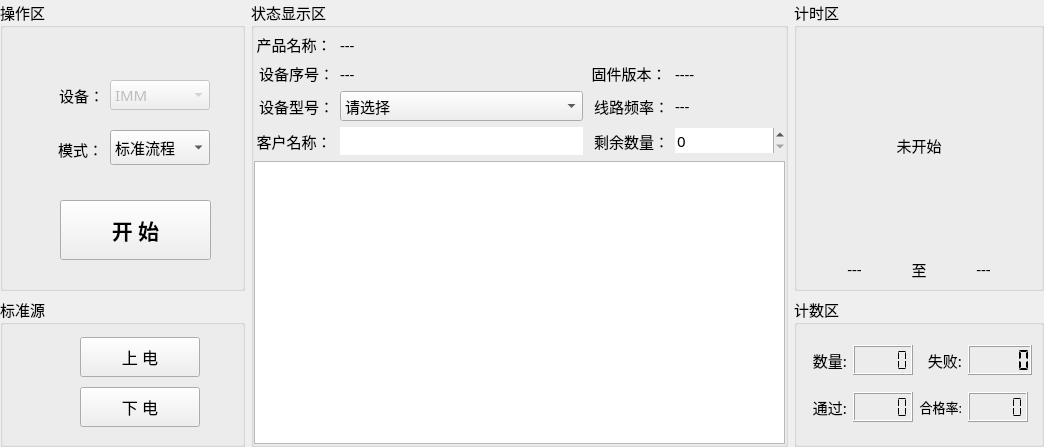
<?xml version="1.0" encoding="UTF-8"?>
<ui version="4.0">
 <class>Home_WorkWid</class>
 <widget class="QWidget" name="Home_WorkWid">
  <property name="geometry">
   <rect>
    <x>0</x>
    <y>0</y>
    <width>1042</width>
    <height>447</height>
   </rect>
  </property>
  <property name="windowTitle">
   <string>Form</string>
  </property>
  <layout class="QGridLayout" name="gridLayout_2">
   <property name="leftMargin">
    <number>0</number>
   </property>
   <property name="topMargin">
    <number>0</number>
   </property>
   <property name="rightMargin">
    <number>0</number>
   </property>
   <property name="bottomMargin">
    <number>0</number>
   </property>
   <item row="0" column="1" rowspan="2">
    <widget class="QGroupBox" name="groupBox_6">
     <property name="font">
      <font>
       <family>微软雅黑</family>
       <pointsize>11</pointsize>
      </font>
     </property>
     <property name="title">
      <string>状态显示区</string>
     </property>
     <layout class="QGridLayout" name="gridLayout_3">
      <property name="leftMargin">
       <number>0</number>
      </property>
      <property name="topMargin">
       <number>5</number>
      </property>
      <property name="rightMargin">
       <number>0</number>
      </property>
      <property name="bottomMargin">
       <number>0</number>
      </property>
      <item row="0" column="0">
       <widget class="QLabel" name="label_33">
        <property name="minimumSize">
         <size>
          <width>0</width>
          <height>20</height>
         </size>
        </property>
        <property name="maximumSize">
         <size>
          <width>80</width>
          <height>30</height>
         </size>
        </property>
        <property name="text">
         <string>产品名称：</string>
        </property>
        <property name="alignment">
         <set>Qt::AlignCenter</set>
        </property>
       </widget>
      </item>
      <item row="0" column="1">
       <widget class="QLabel" name="devLab">
        <property name="minimumSize">
         <size>
          <width>0</width>
          <height>20</height>
         </size>
        </property>
        <property name="text">
         <string>---</string>
        </property>
       </widget>
      </item>
      <item row="1" column="0">
       <widget class="QLabel" name="label_34">
        <property name="minimumSize">
         <size>
          <width>80</width>
          <height>20</height>
         </size>
        </property>
        <property name="maximumSize">
         <size>
          <width>80</width>
          <height>30</height>
         </size>
        </property>
        <property name="text">
         <string>设备序号：</string>
        </property>
        <property name="alignment">
         <set>Qt::AlignRight|Qt::AlignTrailing|Qt::AlignVCenter</set>
        </property>
       </widget>
      </item>
      <item row="1" column="1">
       <widget class="QLabel" name="snLab">
        <property name="minimumSize">
         <size>
          <width>0</width>
          <height>20</height>
         </size>
        </property>
        <property name="text">
         <string>---</string>
        </property>
       </widget>
      </item>
      <item row="1" column="2">
       <widget class="QLabel" name="label_36">
        <property name="minimumSize">
         <size>
          <width>0</width>
          <height>20</height>
         </size>
        </property>
        <property name="maximumSize">
         <size>
          <width>80</width>
          <height>30</height>
         </size>
        </property>
        <property name="text">
         <string>固件版本：</string>
        </property>
        <property name="alignment">
         <set>Qt::AlignCenter</set>
        </property>
       </widget>
      </item>
      <item row="1" column="3">
       <widget class="QLabel" name="verLab">
        <property name="text">
         <string>----</string>
        </property>
       </widget>
      </item>
      <item row="2" column="0">
       <widget class="QLabel" name="label_39">
        <property name="minimumSize">
         <size>
          <width>80</width>
          <height>20</height>
         </size>
        </property>
        <property name="maximumSize">
         <size>
          <width>80</width>
          <height>30</height>
         </size>
        </property>
        <property name="text">
         <string>设备型号：</string>
        </property>
        <property name="alignment">
         <set>Qt::AlignRight|Qt::AlignTrailing|Qt::AlignVCenter</set>
        </property>
       </widget>
      </item>
      <item row="2" column="1">
       <widget class="QComboBox" name="pnBox">
        <item>
         <property name="text">
          <string>请选择</string>
         </property>
        </item>
        <item>
         <property name="text">
          <string>IMM SINGLE PHASE LD 44mm</string>
         </property>
        </item>
        <item>
         <property name="text">
          <string>IMM SINGLE PHASE HD 52mm</string>
         </property>
        </item>
        <item>
         <property name="text">
          <string>IMM THREE PHASE LD 44mm</string>
         </property>
        </item>
        <item>
         <property name="text">
          <string>IMM THREE PHASE HD 52mm</string>
         </property>
        </item>
       </widget>
      </item>
      <item row="2" column="2">
       <widget class="QLabel" name="label_37">
        <property name="minimumSize">
         <size>
          <width>80</width>
          <height>20</height>
         </size>
        </property>
        <property name="maximumSize">
         <size>
          <width>100</width>
          <height>30</height>
         </size>
        </property>
        <property name="layoutDirection">
         <enum>Qt::RightToLeft</enum>
        </property>
        <property name="text">
         <string>线路频率：</string>
        </property>
        <property name="alignment">
         <set>Qt::AlignRight|Qt::AlignTrailing|Qt::AlignVCenter</set>
        </property>
       </widget>
      </item>
      <item row="2" column="3">
       <widget class="QLabel" name="hzLab">
        <property name="maximumSize">
         <size>
          <width>100</width>
          <height>16777215</height>
         </size>
        </property>
        <property name="text">
         <string>---</string>
        </property>
       </widget>
      </item>
      <item row="3" column="0">
       <widget class="QLabel" name="label_35">
        <property name="minimumSize">
         <size>
          <width>0</width>
          <height>20</height>
         </size>
        </property>
        <property name="maximumSize">
         <size>
          <width>80</width>
          <height>30</height>
         </size>
        </property>
        <property name="text">
         <string>客户名称：</string>
        </property>
        <property name="alignment">
         <set>Qt::AlignCenter</set>
        </property>
       </widget>
      </item>
      <item row="3" column="1">
       <widget class="QLineEdit" name="userEdit">
        <property name="frame">
         <bool>false</bool>
        </property>
        <property name="cursorMoveStyle">
         <enum>Qt::LogicalMoveStyle</enum>
        </property>
        <property name="clearButtonEnabled">
         <bool>false</bool>
        </property>
       </widget>
      </item>
      <item row="3" column="2">
       <widget class="QLabel" name="label_38">
        <property name="minimumSize">
         <size>
          <width>80</width>
          <height>20</height>
         </size>
        </property>
        <property name="maximumSize">
         <size>
          <width>100</width>
          <height>30</height>
         </size>
        </property>
        <property name="layoutDirection">
         <enum>Qt::RightToLeft</enum>
        </property>
        <property name="text">
         <string>剩余数量：</string>
        </property>
        <property name="alignment">
         <set>Qt::AlignRight|Qt::AlignTrailing|Qt::AlignVCenter</set>
        </property>
       </widget>
      </item>
      <item row="3" column="3">
       <widget class="QSpinBox" name="cntSpin">
        <property name="minimumSize">
         <size>
          <width>110</width>
          <height>0</height>
         </size>
        </property>
        <property name="focusPolicy">
         <enum>Qt::WheelFocus</enum>
        </property>
        <property name="frame">
         <bool>false</bool>
        </property>
        <property name="correctionMode">
         <enum>QAbstractSpinBox::CorrectToPreviousValue</enum>
        </property>
        <property name="maximum">
         <number>9999</number>
        </property>
        <property name="singleStep">
         <number>100</number>
        </property>
        <property name="stepType">
         <enum>QAbstractSpinBox::DefaultStepType</enum>
        </property>
       </widget>
      </item>
      <item row="4" column="0" colspan="4">
       <widget class="QTextEdit" name="textEdit">
        <property name="enabled">
         <bool>true</bool>
        </property>
        <property name="readOnly">
         <bool>true</bool>
        </property>
       </widget>
      </item>
     </layout>
    </widget>
   </item>
   <item row="0" column="2">
    <widget class="QGroupBox" name="groupBox_1">
     <property name="minimumSize">
      <size>
       <width>250</width>
       <height>150</height>
      </size>
     </property>
     <property name="maximumSize">
      <size>
       <width>260</width>
       <height>300</height>
      </size>
     </property>
     <property name="font">
      <font>
       <family>微软雅黑</family>
       <pointsize>11</pointsize>
      </font>
     </property>
     <property name="title">
      <string>计时区</string>
     </property>
     <layout class="QGridLayout" name="gridLayout">
      <item row="0" column="0" colspan="3">
       <widget class="QLabel" name="timeLab">
        <property name="text">
         <string>未开始</string>
        </property>
        <property name="alignment">
         <set>Qt::AlignCenter</set>
        </property>
       </widget>
      </item>
      <item row="1" column="0">
       <widget class="QLabel" name="startLab">
        <property name="maximumSize">
         <size>
          <width>16777215</width>
          <height>20</height>
         </size>
        </property>
        <property name="text">
         <string>---</string>
        </property>
        <property name="alignment">
         <set>Qt::AlignCenter</set>
        </property>
       </widget>
      </item>
      <item row="1" column="1">
       <widget class="QLabel" name="label_3">
        <property name="maximumSize">
         <size>
          <width>20</width>
          <height>20</height>
         </size>
        </property>
        <property name="text">
         <string>至</string>
        </property>
        <property name="alignment">
         <set>Qt::AlignCenter</set>
        </property>
       </widget>
      </item>
      <item row="1" column="2">
       <widget class="QLabel" name="endLab">
        <property name="maximumSize">
         <size>
          <width>16777215</width>
          <height>20</height>
         </size>
        </property>
        <property name="text">
         <string>---</string>
        </property>
        <property name="alignment">
         <set>Qt::AlignCenter</set>
        </property>
       </widget>
      </item>
     </layout>
    </widget>
   </item>
   <item row="1" column="2">
    <widget class="QGroupBox" name="groupBox_3">
     <property name="maximumSize">
      <size>
       <width>250</width>
       <height>150</height>
      </size>
     </property>
     <property name="font">
      <font>
       <family>微软雅黑</family>
       <pointsize>11</pointsize>
      </font>
     </property>
     <property name="title">
      <string>计数区</string>
     </property>
     <layout class="QGridLayout" name="gridLayout_4">
      <item row="0" column="0">
       <widget class="QLabel" name="label_27">
        <property name="maximumSize">
         <size>
          <width>45</width>
          <height>30</height>
         </size>
        </property>
        <property name="text">
         <string>数量:</string>
        </property>
        <property name="alignment">
         <set>Qt::AlignRight|Qt::AlignTrailing|Qt::AlignVCenter</set>
        </property>
       </widget>
      </item>
      <item row="0" column="1">
       <widget class="QLCDNumber" name="allLcd">
        <property name="maximumSize">
         <size>
          <width>60</width>
          <height>30</height>
         </size>
        </property>
        <property name="digitCount">
         <number>5</number>
        </property>
        <property name="segmentStyle">
         <enum>QLCDNumber::Flat</enum>
        </property>
       </widget>
      </item>
      <item row="0" column="2">
       <widget class="QLabel" name="label_28">
        <property name="maximumSize">
         <size>
          <width>45</width>
          <height>30</height>
         </size>
        </property>
        <property name="text">
         <string>失败:</string>
        </property>
        <property name="alignment">
         <set>Qt::AlignRight|Qt::AlignTrailing|Qt::AlignVCenter</set>
        </property>
       </widget>
      </item>
      <item row="0" column="3">
       <widget class="QLCDNumber" name="errLcd">
        <property name="maximumSize">
         <size>
          <width>70</width>
          <height>35</height>
         </size>
        </property>
        <property name="digitCount">
         <number>5</number>
        </property>
        <property name="segmentStyle">
         <enum>QLCDNumber::Flat</enum>
        </property>
        <property name="value" stdset="0">
         <double>0.000000000000000</double>
        </property>
        <property name="intValue" stdset="0">
         <number>0</number>
        </property>
       </widget>
      </item>
      <item row="1" column="0">
       <widget class="QLabel" name="label_29">
        <property name="maximumSize">
         <size>
          <width>45</width>
          <height>30</height>
         </size>
        </property>
        <property name="text">
         <string>通过:</string>
        </property>
        <property name="alignment">
         <set>Qt::AlignRight|Qt::AlignTrailing|Qt::AlignVCenter</set>
        </property>
       </widget>
      </item>
      <item row="1" column="1">
       <widget class="QLCDNumber" name="okLcd">
        <property name="maximumSize">
         <size>
          <width>60</width>
          <height>30</height>
         </size>
        </property>
        <property name="digitCount">
         <number>5</number>
        </property>
        <property name="segmentStyle">
         <enum>QLCDNumber::Flat</enum>
        </property>
        <property name="intValue" stdset="0">
         <number>0</number>
        </property>
       </widget>
      </item>
      <item row="1" column="2">
       <widget class="QLabel" name="label_30">
        <property name="maximumSize">
         <size>
          <width>60</width>
          <height>30</height>
         </size>
        </property>
        <property name="font">
         <font>
          <family>微软雅黑</family>
          <pointsize>10</pointsize>
         </font>
        </property>
        <property name="text">
         <string>合格率:</string>
        </property>
        <property name="alignment">
         <set>Qt::AlignRight|Qt::AlignTrailing|Qt::AlignVCenter</set>
        </property>
       </widget>
      </item>
      <item row="1" column="3">
       <widget class="QLCDNumber" name="passLcd">
        <property name="maximumSize">
         <size>
          <width>60</width>
          <height>30</height>
         </size>
        </property>
        <property name="digitCount">
         <number>5</number>
        </property>
        <property name="segmentStyle">
         <enum>QLCDNumber::Flat</enum>
        </property>
       </widget>
      </item>
     </layout>
    </widget>
   </item>
   <item row="0" column="0">
    <widget class="QGroupBox" name="groupBox_2">
     <property name="minimumSize">
      <size>
       <width>245</width>
       <height>0</height>
      </size>
     </property>
     <property name="maximumSize">
      <size>
       <width>245</width>
       <height>16777215</height>
      </size>
     </property>
     <property name="font">
      <font>
       <family>微软雅黑</family>
       <pointsize>11</pointsize>
      </font>
     </property>
     <property name="title">
      <string>操作区</string>
     </property>
     <widget class="QPushButton" name="startBtn">
      <property name="geometry">
       <rect>
        <x>60</x>
        <y>200</y>
        <width>151</width>
        <height>60</height>
       </rect>
      </property>
      <property name="minimumSize">
       <size>
        <width>120</width>
        <height>0</height>
       </size>
      </property>
      <property name="maximumSize">
       <size>
        <width>200</width>
        <height>60</height>
       </size>
      </property>
      <property name="font">
       <font>
        <family>微软雅黑</family>
        <pointsize>16</pointsize>
        <weight>75</weight>
        <bold>true</bold>
       </font>
      </property>
      <property name="text">
       <string>开 始</string>
      </property>
     </widget>
     <widget class="QComboBox" name="typeComboBox">
      <property name="enabled">
       <bool>false</bool>
      </property>
      <property name="geometry">
       <rect>
        <x>110</x>
        <y>80</y>
        <width>100</width>
        <height>30</height>
       </rect>
      </property>
      <property name="minimumSize">
       <size>
        <width>100</width>
        <height>30</height>
       </size>
      </property>
      <property name="maximumSize">
       <size>
        <width>100</width>
        <height>16777215</height>
       </size>
      </property>
      <property name="font">
       <font>
        <family>微软雅黑</family>
        <pointsize>11</pointsize>
       </font>
      </property>
      <property name="focusPolicy">
       <enum>Qt::NoFocus</enum>
      </property>
      <property name="contextMenuPolicy">
       <enum>Qt::DefaultContextMenu</enum>
      </property>
      <property name="layoutDirection">
       <enum>Qt::LeftToRight</enum>
      </property>
      <property name="autoFillBackground">
       <bool>false</bool>
      </property>
      <property name="sizeAdjustPolicy">
       <enum>QComboBox::AdjustToContentsOnFirstShow</enum>
      </property>
      <property name="frame">
       <bool>true</bool>
      </property>
      <item>
       <property name="text">
        <string>IMM</string>
       </property>
      </item>
     </widget>
     <widget class="QLabel" name="label_9">
      <property name="geometry">
       <rect>
        <x>49</x>
        <y>78</y>
        <width>55</width>
        <height>35</height>
       </rect>
      </property>
      <property name="minimumSize">
       <size>
        <width>55</width>
        <height>35</height>
       </size>
      </property>
      <property name="maximumSize">
       <size>
        <width>70</width>
        <height>35</height>
       </size>
      </property>
      <property name="font">
       <font>
        <family>微软雅黑</family>
        <pointsize>11</pointsize>
       </font>
      </property>
      <property name="text">
       <string>设备：</string>
      </property>
      <property name="alignment">
       <set>Qt::AlignRight|Qt::AlignTrailing|Qt::AlignVCenter</set>
      </property>
     </widget>
     <widget class="QComboBox" name="modeBox">
      <property name="geometry">
       <rect>
        <x>110</x>
        <y>130</y>
        <width>100</width>
        <height>35</height>
       </rect>
      </property>
      <property name="minimumSize">
       <size>
        <width>100</width>
        <height>0</height>
       </size>
      </property>
      <property name="font">
       <font>
        <family>微软雅黑</family>
        <pointsize>11</pointsize>
       </font>
      </property>
      <property name="contextMenuPolicy">
       <enum>Qt::NoContextMenu</enum>
      </property>
      <item>
       <property name="text">
        <string>标准流程</string>
       </property>
      </item>
      <item>
       <property name="text">
        <string>数据采集</string>
       </property>
      </item>
      <item>
       <property name="text">
        <string>自动校准</string>
       </property>
      </item>
      <item>
       <property name="text">
        <string>设备验证</string>
       </property>
      </item>
     </widget>
     <widget class="QLabel" name="label_10">
      <property name="geometry">
       <rect>
        <x>48</x>
        <y>132</y>
        <width>55</width>
        <height>35</height>
       </rect>
      </property>
      <property name="minimumSize">
       <size>
        <width>55</width>
        <height>35</height>
       </size>
      </property>
      <property name="maximumSize">
       <size>
        <width>70</width>
        <height>35</height>
       </size>
      </property>
      <property name="font">
       <font>
        <family>微软雅黑</family>
        <pointsize>11</pointsize>
       </font>
      </property>
      <property name="text">
       <string>模式：</string>
      </property>
      <property name="alignment">
       <set>Qt::AlignRight|Qt::AlignTrailing|Qt::AlignVCenter</set>
      </property>
     </widget>
    </widget>
   </item>
   <item row="1" column="0">
    <widget class="QGroupBox" name="groupBox_4">
     <property name="font">
      <font>
       <family>微软雅黑</family>
       <pointsize>11</pointsize>
      </font>
     </property>
     <property name="title">
      <string>标准源</string>
     </property>
     <widget class="QPushButton" name="upBtn">
      <property name="geometry">
       <rect>
        <x>80</x>
        <y>40</y>
        <width>120</width>
        <height>40</height>
       </rect>
      </property>
      <property name="font">
       <font>
        <family>微软雅黑</family>
        <pointsize>12</pointsize>
       </font>
      </property>
      <property name="text">
       <string>上 电</string>
      </property>
     </widget>
     <widget class="QPushButton" name="downBtn">
      <property name="geometry">
       <rect>
        <x>80</x>
        <y>90</y>
        <width>120</width>
        <height>40</height>
       </rect>
      </property>
      <property name="font">
       <font>
        <family>微软雅黑</family>
        <pointsize>12</pointsize>
       </font>
      </property>
      <property name="text">
       <string>下 电</string>
      </property>
     </widget>
    </widget>
   </item>
  </layout>
 </widget>
 <resources/>
 <connections/>
</ui>
